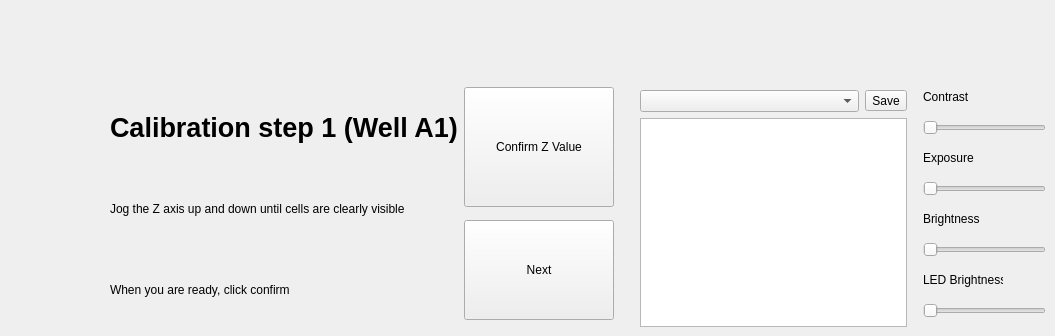
    <widget class="QWidget" name="page">
     <widget class="QWidget" name="layoutWidget">
      <property name="geometry">
       <rect>
        <x>60</x>
        <y>80</y>
        <width>986</width>
        <height>247</height>
       </rect>
      </property>
      <layout class="QHBoxLayout" name="horizontalLayout">
       <item>
        <layout class="QVBoxLayout" name="verticalLayout_5">
         <property name="leftMargin">
          <number>50</number>
         </property>
         <property name="topMargin">
          <number>10</number>
         </property>
         <item>
          <widget class="QLabel" name="label_7">
           <property name="font">
            <font>
             <pointsize>20</pointsize>
             <weight>75</weight>
             <bold>true</bold>
            </font>
           </property>
           <property name="text">
            <string>Calibration step 1 (Well A1)</string>
           </property>
          </widget>
         </item>
         <item>
          <widget class="QLabel" name="label_8">
           <property name="text">
            <string>Jog the Z axis up and down until cells are clearly visible</string>
           </property>
          </widget>
         </item>
         <item>
          <widget class="QLabel" name="label_9">
           <property name="text">
            <string>When you are ready, click confirm </string>
           </property>
          </widget>
         </item>
        </layout>
       </item>
       <item>
        <layout class="QVBoxLayout" name="verticalLayout">
         <item>
          <widget class="QToolButton" name="confirmZ1_3">
           <property name="minimumSize">
            <size>
             <width>150</width>
             <height>100</height>
            </size>
           </property>
           <property name="maximumSize">
            <size>
             <width>150</width>
             <height>120</height>
            </size>
           </property>
           <property name="text">
            <string>Confirm Z Value</string>
           </property>
          </widget>
         </item>
         <item>
          <widget class="QPushButton" name="next1_3">
           <property name="minimumSize">
            <size>
             <width>150</width>
             <height>100</height>
            </size>
           </property>
           <property name="maximumSize">
            <size>
             <width>150</width>
             <height>100</height>
            </size>
           </property>
           <property name="text">
            <string>Next</string>
           </property>
          </widget>
         </item>
        </layout>
       </item>
       <item>
        <layout class="QHBoxLayout" name="horizontalLayout_21" stretch="4,2">
         <property name="leftMargin">
          <number>20</number>
         </property>
         <item>
          <layout class="QVBoxLayout" name="verticalLayout_21">
           <property name="topMargin">
            <number>10</number>
           </property>
           <item>
            <layout class="QHBoxLayout" name="horizontalLayout_22">
             <item>
              <widget class="QComboBox" name="presetDropDown_8"/>
             </item>
             <item>
              <widget class="QToolButton" name="buttonSavePreset_8">
               <property name="text">
                <string>Save</string>
               </property>
              </widget>
             </item>
            </layout>
           </item>
           <item>
            <widget class="QListView" name="parameterListView_8"/>
           </item>
          </layout>
         </item>
         <item>
          <layout class="QVBoxLayout" name="verticalLayout_22">
           <property name="leftMargin">
            <number>10</number>
           </property>
           <item>
            <widget class="QLabel" name="labelContrast_8">
             <property name="maximumSize">
              <size>
               <width>80</width>
               <height>20</height>
              </size>
             </property>
             <property name="text">
              <string>Contrast</string>
             </property>
             <property name="alignment">
              <set>Qt::AlignLeading|Qt::AlignLeft|Qt::AlignVCenter</set>
             </property>
            </widget>
           </item>
           <item>
            <widget class="QSlider" name="sliderContrast_8">
             <property name="orientation">
              <enum>Qt::Horizontal</enum>
             </property>
            </widget>
           </item>
           <item>
            <widget class="QLabel" name="labelExposure_8">
             <property name="maximumSize">
              <size>
               <width>80</width>
               <height>20</height>
              </size>
             </property>
             <property name="text">
              <string>Exposure</string>
             </property>
             <property name="alignment">
              <set>Qt::AlignLeading|Qt::AlignLeft|Qt::AlignVCenter</set>
             </property>
            </widget>
           </item>
           <item>
            <widget class="QSlider" name="sliderExposure_8">
             <property name="orientation">
              <enum>Qt::Horizontal</enum>
             </property>
            </widget>
           </item>
           <item>
            <widget class="QLabel" name="l_8">
             <property name="maximumSize">
              <size>
               <width>80</width>
               <height>20</height>
              </size>
             </property>
             <property name="text">
              <string>Brightness</string>
             </property>
             <property name="alignment">
              <set>Qt::AlignLeading|Qt::AlignLeft|Qt::AlignVCenter</set>
             </property>
            </widget>
           </item>
           <item>
            <widget class="QSlider" name="sliderBrightness_8">
             <property name="orientation">
              <enum>Qt::Horizontal</enum>
             </property>
            </widget>
           </item>
           <item>
            <widget class="QLabel" name="l_9">
             <property name="maximumSize">
              <size>
               <width>80</width>
               <height>20</height>
              </size>
             </property>
             <property name="text">
              <string>LED Brightness</string>
             </property>
             <property name="alignment">
              <set>Qt::AlignLeading|Qt::AlignLeft|Qt::AlignVCenter</set>
             </property>
            </widget>
           </item>
           <item>
            <widget class="QSlider" name="sliderLED_5">
             <property name="orientation">
              <enum>Qt::Horizontal</enum>
             </property>
            </widget>
           </item>
          </layout>
         </item>
        </layout>
       </item>
      </layout>
     </widget>
    </widget>
